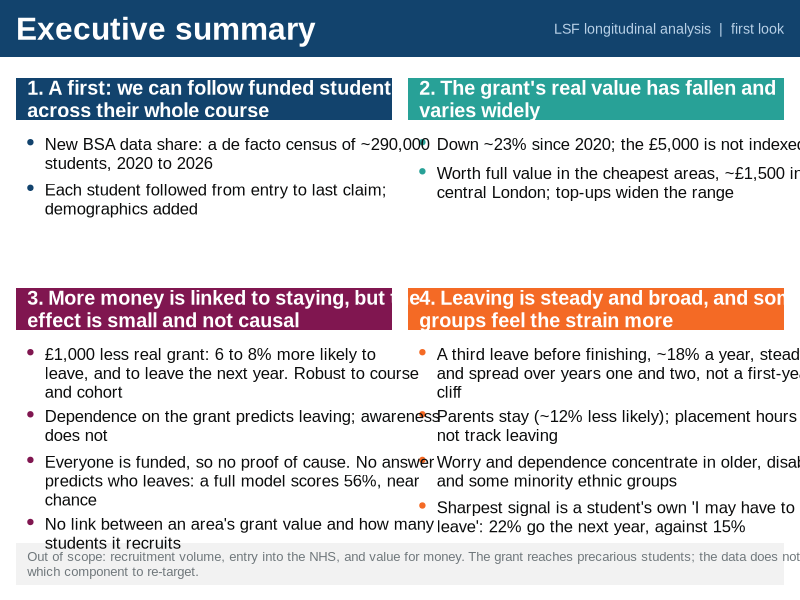

This chart was generated by the following R code:
# ===========================================================================
# exec_summary_slide.R
# Renders the LSF executive summary as a 16:9 slide PNG (DHSC / GSS style).
# Dependencies: ggplot2 + stringr only. Save the PNG, drop it into PowerPoint.
#   source("exec_summary_slide.R")  ->  writes exec_summary.png
# ===========================================================================
suppressMessages({ library(ggplot2); library(stringr) })

GBP <- "£"   # pound sign, built by escape so the source stays ASCII-safe

# ---- content ---------------------------------------------------------------
ideas <- list(
  list(n="1", col="#12436D",
       head="A first: we can follow funded students across their whole course",
       bul=c(
         paste0("New BSA data share: a de facto census of ~290,000 students, 2020 to 2026"),
         "Each student followed from entry to last claim; demographics added")),
  list(n="2", col="#28A197",
       head="The grant's real value has fallen and varies widely",
       bul=c(
         paste0("Down ~23% since 2020; the ", GBP, "5,000 is not indexed"),
         paste0("Worth full value in the cheapest areas, ~", GBP, "1,500 in central London; top-ups widen the range"))),
  list(n="3", col="#801650",
       head="More money is linked to staying, but the effect is small and not causal",
       bul=c(
         paste0(GBP, "1,000 less real grant: 6 to 8% more likely to leave, and to leave the next year. Robust to course and cohort"),
         "Dependence on the grant predicts leaving; awareness does not",
         "Everyone is funded, so no proof of cause. No answer predicts who leaves: a full model scores 56%, near chance",
         "No link between an area's grant value and how many students it recruits")),
  list(n="4", col="#F46A25",
       head="Leaving is steady and broad, and some groups feel the strain more",
       bul=c(
         "A third leave before finishing, ~18% a year, steady and spread over years one and two, not a first-year cliff",
         "Parents stay (~12% less likely); placement hours do not track leaving",
         "Worry and dependence concentrate in older, disabled and some minority ethnic groups",
         "Sharpest signal is a student's own 'I may have to leave': 22% go the next year, against 15%"))
)
scope <- paste0("Out of scope: recruitment volume, entry into the NHS, and value for money. ",
                "The grant reaches precarious students; the data does not say which component to re-target.")

ink <- "#0B0C0C"; grey <- "#6F777B"

# ---- layout engine ---------------------------------------------------------
# two flowing columns on a 0-100 canvas. Left = ideas 1,3; right = ideas 2,4
# (six bullets each, so the columns balance). Title band + scope footer.
columns <- list(
  list(x0=2,  x1=49, ideas=c(1,3)),
  list(x0=51, x1=98, ideas=c(2,4))
)

rects <- data.frame(); pts <- data.frame(); txt <- data.frame()
WRAP   <- 52          # wrap width in characters for bullets
LH     <- 2.75        # y-units per wrapped text line
HEAD_H <- 7           # header bar height
TOP    <- 87          # top of the content area
IDEA_GAP <- 3.2       # gap between stacked ideas
BUL_GAP  <- 2.1       # gap between bullets

ROW2 <- 52            # fixed top for the second idea in each column, so headers align

for (col in columns) {
  y <- TOP
  ri <- 0
  for (k in col$ideas) {
    ri <- ri + 1
    if (ri == 2) y <- ROW2            # align the lower headers across columns
    a <- ideas[[k]]
    # header bar
    rects <- rbind(rects, data.frame(xmin=col$x0, xmax=col$x1, ymin=y-HEAD_H, ymax=y, fill=a$col))
    hd <- str_wrap(paste0(a$n, ".  ", a$head), width = 44)
    txt <- rbind(txt, data.frame(x=col$x0+1.4, y=y-HEAD_H/2, label=hd, col="white",
                                 size=5.0, face="bold", hjust=0, vjust=0.5, family="Arial"))
    y <- y - HEAD_H - 3.0
    # bullets
    for (b in a$bul) {
      w  <- str_wrap(b, width = WRAP)
      nl <- length(strsplit(w, "\n")[[1]])
      pts <- rbind(pts, data.frame(x=col$x0+1.8, y=y-0.7, col=a$col))
      txt <- rbind(txt, data.frame(x=col$x0+3.6, y=y, label=w, col=ink,
                                   size=4.2, face="plain", hjust=0, vjust=1, family="Arial"))
      y <- y - nl*LH - BUL_GAP
    }
    y <- y - IDEA_GAP
  }
}

# scope footer
rects <- rbind(rects, data.frame(xmin=2, xmax=98, ymin=2.5, ymax=9.5, fill="#F2F2F2"))
txt   <- rbind(txt, data.frame(x=3.4, y=6, label=str_wrap(scope, width=140), col=grey,
                               size=3.3, face="plain", hjust=0, vjust=0.5, family="Arial"))

# ---- draw ------------------------------------------------------------------
p <- ggplot() +
  # title band
  annotate("rect", xmin=0, xmax=100, ymin=90.5, ymax=100, fill="#12436D") +
  annotate("text", x=2, y=95.2, label="Executive summary", hjust=0, vjust=0.5,
           colour="white", fontface="bold", size=8, family="Arial") +
  annotate("text", x=98, y=95.2, label="LSF longitudinal analysis  |  first look",
           hjust=1, vjust=0.5, colour="#B8D0E6", size=3.6, family="Arial") +
  geom_rect(data=rects, aes(xmin=xmin, xmax=xmax, ymin=ymin, ymax=ymax, fill=I(fill))) +
  geom_point(data=pts, aes(x=x, y=y, colour=I(col)), size=1.5) +
  geom_text(data=txt, aes(x=x, y=y, label=label, colour=I(col), size=I(size),
                          fontface=face, hjust=hjust, vjust=vjust, family=family),
            lineheight=0.95) +
  scale_x_continuous(limits=c(0,100), expand=c(0,0)) +
  scale_y_continuous(limits=c(0,100), expand=c(0,0)) +
  theme_void() + theme(plot.margin=margin(0,0,0,0))

ggsave("exec_summary.png", p, width=13.33, height=7.5, units="in", dpi=200, bg="white")
cat("wrote exec_summary.png\n")
